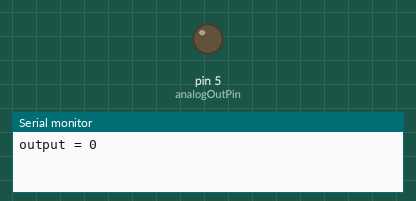
Recording of a sketch running on a simulated Arduino Uno, built with avr-gcc and run on an emulated ATmega328P. Parts: output pins drawn as LEDs (lit = HIGH), the last lines printed to the serial monitor.

Above: at 0.05 s.
At 5.85 s:
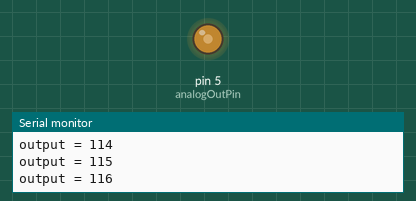
At 11.65 s:
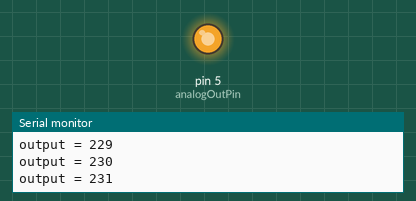
At 23.25 s:
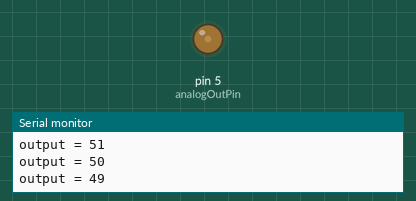
Timing chart, 0 to 33.4 s (numbered marks = the images above):
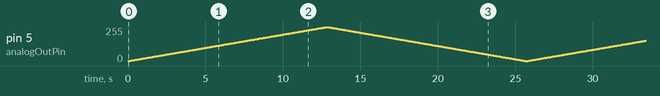

The sketch:

LED_ON-OFF_Analog_Brightness.ino
```cpp
const int analogOutPin = 5; //Use PWM Pin
int outpunValue = 0;
int pos = 0;

void setup() {
  // initialize serial communications at 9600 bps:
  Serial.begin(9600);
}

void loop() {
  // read the analog in value:
  for (pos = 0; pos <= 255; pos += 1) {
    analogWrite(analogOutPin, pos);
    Serial.print("output = ");
    Serial.println(pos);
    delay(50);
  }
  for (pos = 255; pos >= 0; pos -= 1) {
    analogWrite(analogOutPin, pos);
    Serial.print("output = ");
    Serial.println(pos);
    delay(50);
  }
}
```
